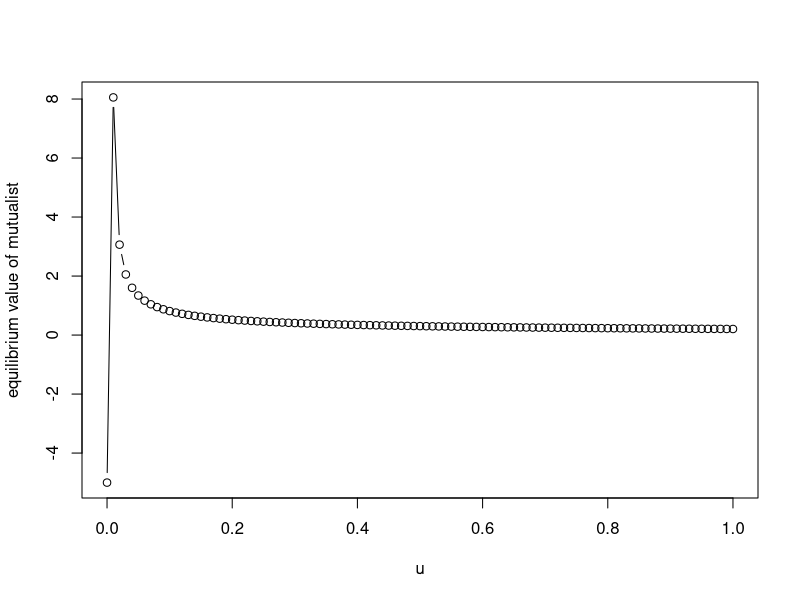
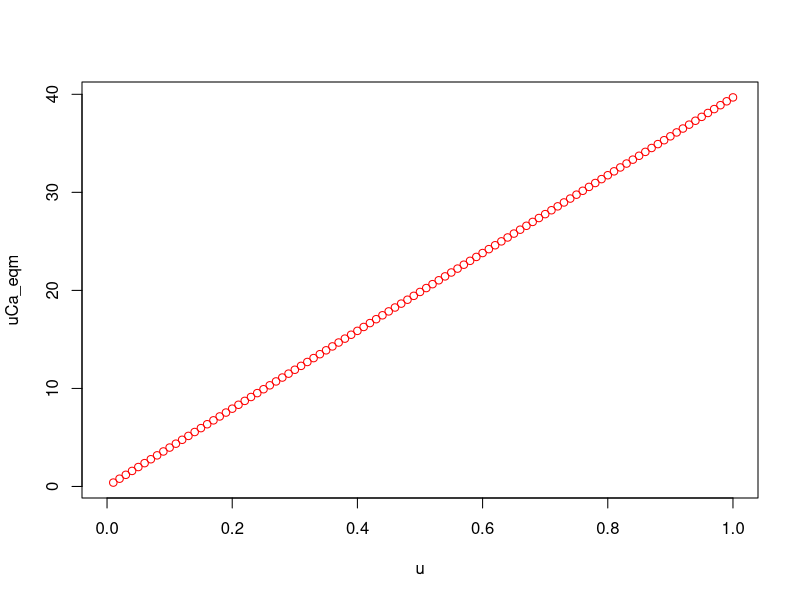

These figures' R source, in order:
# This function returns the equlibrium value for mutualist and non-mutualist
CaCcMN_eqm<-function(km=10,kn=30,kc=5,d,bmax,s,f,phi,g,ps,u){
  
  beta1<- -(phi*f)/(g*(1-f))
  beta2<- (km/((bmax*(1-s))-d)) - (kn/((bmax-d)*((1-f)^2)))
  beta<-beta1/(d*beta2)
  
  alp1<- (km*d*u*beta)/((bmax*(1-s))-d)
  alp1<-alp1 - (phi*u/g) -(f*(1-ps)*beta)
  
  alp2<- -((1-ps)*kc*beta*f)-((1-f)*(1-ps)*(beta^2))
  alp3<- -(kc*(1-f)*(1-ps)*(beta^2))
  Meq<- (-alp2 + sqrt((alp2^2)-(4*alp1*alp3)))/(2*alp1)
  Neq<- beta-Meq
  
  Caeq<- ((Meq+(Neq*(1-f)))*(Meq+kc)*(1-ps))/(u*(Meq^2))
  Cceq<- phi/(g*(Meq+Neq))
  
  res<-list(Caeq=Caeq,Cceq=Cceq,Meq=Meq,Neq=Neq)
  
  return(res)
}

# call the function 
km<- 10 # half saturation constant for mutualist 
kn<- 30 # half saturation constant for non-mutualist
kc<- 5 # half saturation constant for allocated carbon
d<- 0.5 # death rate of mutualist and non-mutualist
bmax<- 0.8 # maximum growth rate of symbionts
s<- 0.3 # cost of mutualism
f<-0.3 # fidelity
phi <- 5 # constant resource value for construction carbon
g<- 0.2 # Rate at which construction carbon is allocated to both symbionts
ps <- 0.3 # P-availability in the soil
#u<-0.4 # Phosphorous uptake per unit of preferentially allocated carbon received by mutualists

#CaCcMN_eqm(km=km,kn=kn,kc=kc,d=d,bmax=bmax,s=s,f=f,phi=phi,g=g,ps=ps,u=u) # you can check the numerical M, N equilibria value with this analytical finding

ulist<-seq(from=0,to=1,by=0.01)
df<-matrix(NA,nrow=length(ulist),ncol=5)
colnames(df)<-c("u","Caeq","Cceq","Meq","Neq")
df<-as.data.frame(df)
for(i in seq_along(ulist)){
  u<-ulist[i]
  res<-CaCcMN_eqm(km=km,kn=kn,kc=kc,d=d,bmax=bmax,s=s,f=f,phi=phi,g=g,ps=ps,u=u)
  df$u[i]<-u
  df$Caeq[i]<-res$Caeq
  df$Cceq[i]<-res$Cceq
  df$Meq[i]<-res$Meq
  df$Neq[i]<-res$Neq
}

plot(df$u,df$Meq,type="b",xlab="u",ylab="equilibrium value of mutualist")

plot(df$u,(df$u*df$Caeq),type="b",col="red",xlab="u",ylab="uCa_eqm")
